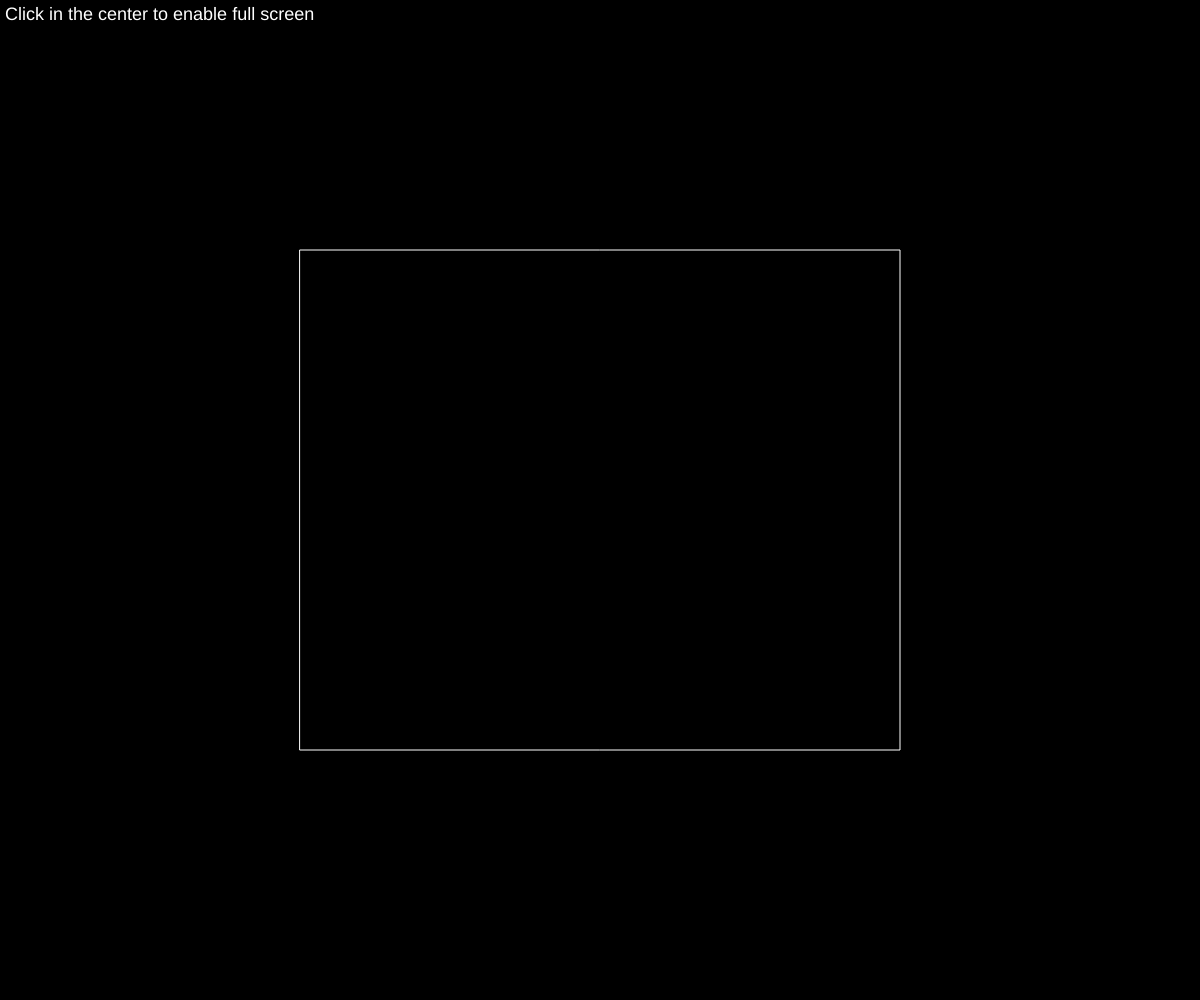
Frame 1 (no input)
Frame 60 (no input): identical to frame 1, image omitted
Frame 120 (the mouse pressed at the canvas centre since frame 60): identical to frame 1, image omitted

The p5.js sketch that drew this single still picture (run headless with seeded random() and noise() and a simulated clock; from frame 60 on, the mouse is pressed at the canvas centre):

// p5.js sketch
// ── sketch.js
function setup() {
	createCanvas(windowWidth, windowHeight);
	textSize(18);
  rectMode(CENTER);
}

function draw() {
  background(0)
  fill(255);
  noStroke();
  text('Click in the center to enable full screen', 5, 20);
  stroke(255);
  noFill();
  rect(width/2,height/2,width/2,height/2);
}

function windowResized() {
	resizeCanvas(windowWidth, windowHeight);
}

function mousePressed() {
	if(mouseX > width/4 && mouseX < width/4*3 && mouseY > height/4 && mouseY < height/4*3) {
		var fs = fullscreen();
		fullscreen(!fs);
	}
}
